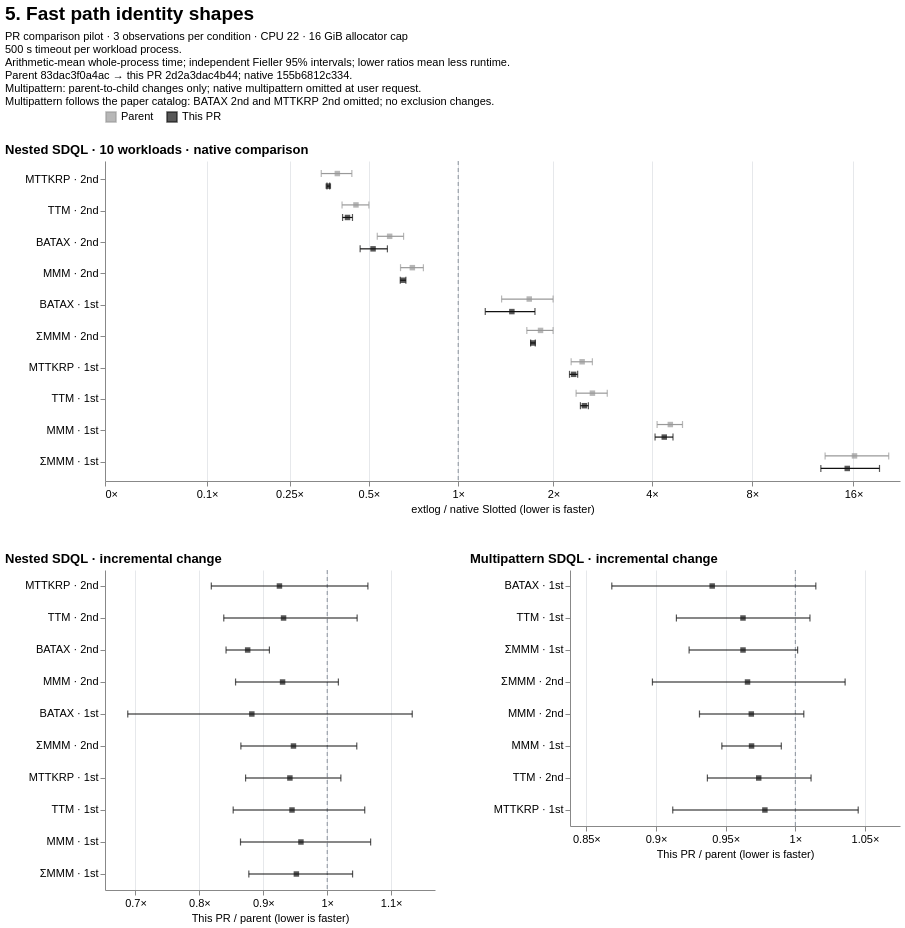

Express this chart as Vega-Lite.
### Vega-Lite specification from a JSON file in a GitHub repository (floating-point values rounded to 4 significant figures)
{"$schema": "https://vega.github.io/schema/vega-lite/v6.json", "background": "white", "title": {"text": "5. Fast path identity shapes", "anchor": "start", "fontSize": 19, "subtitle": ["PR comparison pilot · 3 observations per condition · CPU 22 · 16 GiB allocator cap", "500 s timeout per workload process.", "Arithmetic-mean whole-process time; independent Fieller 95% intervals; lower ratios mean less runtime.", "Parent 83dac3f0a4ac → this PR 2d2a3dac4b44; native 155b6812c334.", "Multipattern: parent-to-child changes only; native multipattern omitted at user request.", "Multipattern follows the paper catalog: BATAX 2nd and MTTKRP 2nd omitted; no exclusion changes."], "subtitleFontSize": 11, "subtitlePadding": 7}, "vconcat": [{"title": {"text": "Nested SDQL · 10 workloads · native comparison", "anchor": "start"}, "width": 795, "height": 320, "data": {"values": [{"file_path": "benchmarks/slotted/inputs/sdql/batax_1st-44rules.egg", "logical_id": "sha256:a54ad7e75e98f1e8e03f3cd6930d96e882fb9111af797b6474cdb3423f804bcf", "metric": "wall_sec", "baseline": {"point": 57.27, "ci_low": 54.44, "ci_high": 60.1}, "candidate": {"point": 96.32, "ci_low": 79.3, "ci_high": 113.3}, "ratio": 1.682, "ci_low": 1.377, "ci_high": 1.995, "issue": null, "result_class": "higher", "workload": "BATAX · 1st", "series": "Parent"}, {"file_path": "benchmarks/slotted/inputs/sdql/batax_2nd-44rules.egg", "logical_id": "sha256:672f41d86108caebad81453f4e5a294e3f6902364e2d1dc98caa4a33fd863fec", "metric": "wall_sec", "baseline": {"point": 90.46, "ci_low": 81.1, "ci_high": 99.82}, "candidate": {"point": 53.43, "ci_low": 52.89, "ci_high": 53.97}, "ratio": 0.5907, "ci_low": 0.535, "ci_high": 0.6591, "issue": null, "result_class": "lower", "workload": "BATAX · 2nd", "series": "Parent"}, {"file_path": "benchmarks/slotted/inputs/sdql/mmm_1st-44rules.egg", "logical_id": "sha256:f1a4e04893e22ebe1e75028b0458b41a6bfc4375a598bfdfdc3014f2d33524b6", "metric": "wall_sec", "baseline": {"point": 0.07841, "ci_low": 0.07721, "ci_high": 0.0796}, "candidate": {"point": 0.3562, "ci_low": 0.3253, "ci_high": 0.387}, "ratio": 4.542, "ci_low": 4.144, "ci_high": 4.943, "issue": null, "result_class": "higher", "workload": "MMM · 1st", "series": "Parent"}, {"file_path": "benchmarks/slotted/inputs/sdql/mmm_2nd-44rules.egg", "logical_id": "sha256:7a6b9da8fd10903379abd51ebc36b350c4237ed3e855bd5d2ba9ac437dd0998a", "metric": "wall_sec", "baseline": {"point": 3.314, "ci_low": 3.242, "ci_high": 3.385}, "candidate": {"point": 2.338, "ci_low": 2.138, "ci_high": 2.539}, "ratio": 0.7057, "ci_low": 0.6436, "ci_high": 0.7684, "issue": null, "result_class": "lower", "workload": "MMM · 2nd", "series": "Parent"}, {"file_path": "benchmarks/slotted/inputs/sdql/mmm_sum_1st-44rules.egg", "logical_id": "sha256:918887cd59eed90681b1a2c9e320d8aa945df69df8712a79c7545c766943fd90", "metric": "wall_sec", "baseline": {"point": 0.01117, "ci_low": 0.008961, "ci_high": 0.01337}, "candidate": {"point": 0.1799, "ci_low": 0.1648, "ci_high": 0.195}, "ratio": 16.11, "ci_low": 13.18, "ci_high": 20.35, "issue": null, "result_class": "higher", "workload": "ΣMMM · 1st", "series": "Parent"}, {"file_path": "benchmarks/slotted/inputs/sdql/mmm_sum_2nd-44rules.egg", "logical_id": "sha256:d72a2dec36974b60f39b8b47c2801b6fb2ccc5f709e5012a20d335c26e7d3534", "metric": "wall_sec", "baseline": {"point": 0.3331, "ci_low": 0.331, "ci_high": 0.3352}, "candidate": {"point": 0.6074, "ci_low": 0.5505, "ci_high": 0.6642}, "ratio": 1.824, "ci_low": 1.653, "ci_high": 1.995, "issue": null, "result_class": "higher", "workload": "ΣMMM · 2nd", "series": "Parent"}, {"file_path": "benchmarks/slotted/inputs/sdql/mttkrp_1st-44rules.egg", "logical_id": "sha256:78ba1df06cfada4d79a719cc6c4d87116a65da1e83802b8e83cf8cbaefc96c3f", "metric": "wall_sec", "baseline": {"point": 0.2854, "ci_low": 0.2823, "ci_high": 0.2885}, "candidate": {"point": 0.6996, "ci_low": 0.6478, "ci_high": 0.7514}, "ratio": 2.451, "ci_low": 2.268, "ci_high": 2.635, "issue": null, "result_class": "higher", "workload": "MTTKRP · 1st", "series": "Parent"}, {"file_path": "benchmarks/slotted/inputs/sdql/mttkrp_2nd-44rules.egg", "logical_id": "sha256:a2ec4397f62ca91b6d4f01038a2272fd5eaa1580958e515397abdaf7bbdd6066", "metric": "wall_sec", "baseline": {"point": 28.96, "ci_low": 28.67, "ci_high": 29.24}, "candidate": {"point": 11.12, "ci_low": 9.678, "ci_high": 12.57}, "ratio": 0.3842, "ci_low": 0.3341, "ci_high": 0.4343, "issue": null, "result_class": "lower", "workload": "MTTKRP · 2nd", "series": "Parent"}, {"file_path": "benchmarks/slotted/inputs/sdql/ttm_1st-44rules.egg", "logical_id": "sha256:cc81a3b928cf05fe2b52d6cd5bb13d7ab4fdab385216713c62bd1a705c63a0f2", "metric": "wall_sec", "baseline": {"point": 0.18, "ci_low": 0.1756, "ci_high": 0.1843}, "candidate": {"point": 0.4744, "ci_low": 0.4237, "ci_high": 0.525}, "ratio": 2.636, "ci_low": 2.349, "ci_high": 2.926, "issue": null, "result_class": "higher", "workload": "TTM · 1st", "series": "Parent"}, {"file_path": "benchmarks/slotted/inputs/sdql/ttm_2nd-44rules.egg", "logical_id": "sha256:dc2baf8706632e5e67d813fb05c8560a35caca32d6e4a26cdd83a8ddf36451a1", "metric": "wall_sec", "baseline": {"point": 10.42, "ci_low": 10.11, "ci_high": 10.73}, "candidate": {"point": 4.683, "ci_low": 4.182, "ci_high": 5.184}, "ratio": 0.4495, "ci_low": 0.3999, "ci_high": 0.4998, "issue": null, "result_class": "lower", "workload": "TTM · 2nd", "series": "Parent"}, {"file_path": "benchmarks/slotted/inputs/sdql/batax_1st-44rules.egg", "logical_id": "sha256:a54ad7e75e98f1e8e03f3cd6930d96e882fb9111af797b6474cdb3423f804bcf", "metric": "wall_sec", "baseline": {"point": 57.27, "ci_low": 54.44, "ci_high": 60.1}, "candidate": {"point": 84.96, "ci_low": 70.38, "ci_high": 99.53}, "ratio": 1.483, "ci_low": 1.222, "ci_high": 1.752, "issue": null, "result_class": "higher", "workload": "BATAX · 1st", "series": "This PR"}, {"file_path": "benchmarks/slotted/inputs/sdql/batax_2nd-44rules.egg", "logical_id": "sha256:672f41d86108caebad81453f4e5a294e3f6902364e2d1dc98caa4a33fd863fec", "metric": "wall_sec", "baseline": {"point": 90.46, "ci_low": 81.1, "ci_high": 99.82}, "candidate": {"point": 46.78, "ci_low": 45.03, "ci_high": 48.53}, "ratio": 0.5171, "ci_low": 0.4653, "ci_high": 0.5802, "issue": null, "result_class": "lower", "workload": "BATAX · 2nd", "series": "This PR"}, {"file_path": "benchmarks/slotted/inputs/sdql/mmm_1st-44rules.egg", "logical_id": "sha256:f1a4e04893e22ebe1e75028b0458b41a6bfc4375a598bfdfdc3014f2d33524b6", "metric": "wall_sec", "baseline": {"point": 0.07841, "ci_low": 0.07721, "ci_high": 0.0796}, "candidate": {"point": 0.3415, "ci_low": 0.3209, "ci_high": 0.3621}, "ratio": 4.356, "ci_low": 4.086, "ci_high": 4.628, "issue": null, "result_class": "higher", "workload": "MMM · 1st", "series": "This PR"}, {"file_path": "benchmarks/slotted/inputs/sdql/mmm_2nd-44rules.egg", "logical_id": "sha256:7a6b9da8fd10903379abd51ebc36b350c4237ed3e855bd5d2ba9ac437dd0998a", "metric": "wall_sec", "baseline": {"point": 3.314, "ci_low": 3.242, "ci_high": 3.385}, "candidate": {"point": 2.175, "ci_low": 2.167, "ci_high": 2.183}, "ratio": 0.6564, "ci_low": 0.6423, "ci_high": 0.671, "issue": null, "result_class": "lower", "workload": "MMM · 2nd", "series": "This PR"}, {"file_path": "benchmarks/slotted/inputs/sdql/mmm_sum_1st-44rules.egg", "logical_id": "sha256:918887cd59eed90681b1a2c9e320d8aa945df69df8712a79c7545c766943fd90", "metric": "wall_sec", "baseline": {"point": 0.01117, "ci_low": 0.008961, "ci_high": 0.01337}, "candidate": {"point": 0.1712, "ci_low": 0.1693, "ci_high": 0.1731}, "ratio": 15.33, "ci_low": 12.8, "ci_high": 19.11, "issue": null, "result_class": "higher", "workload": "ΣMMM · 1st", "series": "This PR"}, {"file_path": "benchmarks/slotted/inputs/sdql/mmm_sum_2nd-44rules.egg", "logical_id": "sha256:d72a2dec36974b60f39b8b47c2801b6fb2ccc5f709e5012a20d335c26e7d3534", "metric": "wall_sec", "baseline": {"point": 0.3331, "ci_low": 0.331, "ci_high": 0.3352}, "candidate": {"point": 0.5753, "ci_low": 0.5664, "ci_high": 0.5842}, "ratio": 1.727, "ci_low": 1.698, "ci_high": 1.756, "issue": null, "result_class": "higher", "workload": "ΣMMM · 2nd", "series": "This PR"}, {"file_path": "benchmarks/slotted/inputs/sdql/mttkrp_1st-44rules.egg", "logical_id": "sha256:78ba1df06cfada4d79a719cc6c4d87116a65da1e83802b8e83cf8cbaefc96c3f", "metric": "wall_sec", "baseline": {"point": 0.2854, "ci_low": 0.2823, "ci_high": 0.2885}, "candidate": {"point": 0.6588, "ci_low": 0.6411, "ci_high": 0.6764}, "ratio": 2.308, "ci_low": 2.242, "ci_high": 2.375, "issue": null, "result_class": "higher", "workload": "MTTKRP · 1st", "series": "This PR"}, {"file_path": "benchmarks/slotted/inputs/sdql/mttkrp_2nd-44rules.egg", "logical_id": "sha256:a2ec4397f62ca91b6d4f01038a2272fd5eaa1580958e515397abdaf7bbdd6066", "metric": "wall_sec", "baseline": {"point": 28.96, "ci_low": 28.67, "ci_high": 29.24}, "candidate": {"point": 10.29, "ci_low": 10.23, "ci_high": 10.36}, "ratio": 0.3555, "ci_low": 0.3513, "ci_high": 0.3597, "issue": null, "result_class": "lower", "workload": "MTTKRP · 2nd", "series": "This PR"}, {"file_path": "benchmarks/slotted/inputs/sdql/ttm_1st-44rules.egg", "logical_id": "sha256:cc81a3b928cf05fe2b52d6cd5bb13d7ab4fdab385216713c62bd1a705c63a0f2", "metric": "wall_sec", "baseline": {"point": 0.18, "ci_low": 0.1756, "ci_high": 0.1843}, "candidate": {"point": 0.4482, "ci_low": 0.4418, "ci_high": 0.4546}, "ratio": 2.49, "ci_low": 2.422, "ci_high": 2.562, "issue": null, "result_class": "higher", "workload": "TTM · 1st", "series": "This PR"}, {"file_path": "benchmarks/slotted/inputs/sdql/ttm_2nd-44rules.egg", "logical_id": "sha256:dc2baf8706632e5e67d813fb05c8560a35caca32d6e4a26cdd83a8ddf36451a1", "metric": "wall_sec", "baseline": {"point": 10.42, "ci_low": 10.11, "ci_high": 10.73}, "candidate": {"point": 4.363, "ci_low": 4.237, "ci_high": 4.489}, "ratio": 0.4188, "ci_low": 0.4017, "ci_high": 0.4366, "issue": null, "result_class": "lower", "workload": "TTM · 2nd", "series": "This PR"}]}, "encoding": {"x": {"type": "quantitative", "scale": {"type": "symlog", "constant": 0.1, "domain": [0, 21.98], "nice": false}, "axis": {"title": "extlog / native Slotted (lower is faster)", "labelExpr": "format(datum.value,',~f') + '×'", "values": [-64, -16, -4, -1, 0, 0.1, 0.25, 0.5, 1, 2, 4, 8, 16, 32, 64, 128, 256], "labelOverlap": "greedy", "grid": true}}, "y": {"field": "workload", "type": "nominal", "sort": ["MTTKRP · 2nd", "TTM · 2nd", "BATAX · 2nd", "MMM · 2nd", "BATAX · 1st", "ΣMMM · 2nd", "MTTKRP · 1st", "TTM · 1st", "MMM · 1st", "ΣMMM · 1st"], "title": null, "axis": {"labelLimit": 130, "minExtent": 100}}, "yOffset": {"field": "series", "sort": ["Parent", "This PR"], "scale": {"domain": ["Parent", "This PR"]}}, "color": {"field": "series", "type": "nominal", "title": null, "scale": {"domain": ["Parent", "This PR"], "range": ["#999999", "#111111"]}, "legend": {"orient": "top", "symbolType": "square"}}}, "layer": [{"mark": {"type": "rule", "color": "#89919b", "strokeDash": [4, 3]}, "encoding": {"x": {"datum": 1}, "y": {"value": 0}, "y2": {"value": 320}, "yOffset": {"value": 0}, "color": {"value": "#89919b"}}, "transform": [{"aggregate": [{"op": "count", "as": "n"}]}]}, {"mark": {"type": "rule", "strokeWidth": 1.2}, "encoding": {"x": {"field": "ci_low"}, "x2": {"field": "ci_high"}}, "transform": [{"filter": "isValid(datum.ci_low) && isValid(datum.ci_high)"}]}, {"mark": {"type": "tick", "orient": "vertical", "size": 7, "thickness": 1.2}, "encoding": {"x": {"field": "ci_low"}}, "transform": [{"filter": "isValid(datum.ci_low)"}]}, {"mark": {"type": "tick", "orient": "vertical", "size": 7, "thickness": 1.2}, "encoding": {"x": {"field": "ci_high"}}, "transform": [{"filter": "isValid(datum.ci_high)"}]}, {"mark": {"type": "point", "filled": true, "shape": "square", "size": 30}, "encoding": {"x": {"field": "ratio"}, "tooltip": [{"field": "workload"}, {"field": "series"}, {"field": "ratio"}, {"field": "ci_low"}, {"field": "ci_high"}, {"field": "issue"}]}}, {"mark": {"type": "text", "align": "left", "dx": 7, "fontSize": 9}, "encoding": {"x": {"field": "ratio"}, "text": {"field": "issue"}}, "transform": [{"filter": "isValid(datum.issue) && datum.issue !== ''"}]}]}, {"hconcat": [{"title": {"text": "Nested SDQL · incremental change", "anchor": "start"}, "width": 330, "height": 320, "data": {"values": [{"file_path": "benchmarks/slotted/inputs/sdql/batax_1st-44rules.egg", "logical_id": "sha256:a54ad7e75e98f1e8e03f3cd6930d96e882fb9111af797b6474cdb3423f804bcf", "metric": "wall_sec", "baseline": {"point": 96.32, "ci_low": 79.3, "ci_high": 113.3}, "candidate": {"point": 84.96, "ci_low": 70.38, "ci_high": 99.53}, "ratio": 0.882, "ci_low": 0.6879, "ci_high": 1.133, "issue": null, "result_class": "unclear", "workload": "BATAX · 1st", "series": "This PR / parent"}, {"file_path": "benchmarks/slotted/inputs/sdql/batax_2nd-44rules.egg", "logical_id": "sha256:672f41d86108caebad81453f4e5a294e3f6902364e2d1dc98caa4a33fd863fec", "metric": "wall_sec", "baseline": {"point": 53.43, "ci_low": 52.89, "ci_high": 53.97}, "candidate": {"point": 46.78, "ci_low": 45.03, "ci_high": 48.53}, "ratio": 0.8755, "ci_low": 0.8417, "ci_high": 0.9096, "issue": null, "result_class": "lower", "workload": "BATAX · 2nd", "series": "This PR / parent"}, {"file_path": "benchmarks/slotted/inputs/sdql/mmm_1st-44rules.egg", "logical_id": "sha256:f1a4e04893e22ebe1e75028b0458b41a6bfc4375a598bfdfdc3014f2d33524b6", "metric": "wall_sec", "baseline": {"point": 0.3562, "ci_low": 0.3253, "ci_high": 0.387}, "candidate": {"point": 0.3415, "ci_low": 0.3209, "ci_high": 0.3621}, "ratio": 0.9589, "ci_low": 0.8643, "ci_high": 1.068, "issue": null, "result_class": "unclear", "workload": "MMM · 1st", "series": "This PR / parent"}, {"file_path": "benchmarks/slotted/inputs/sdql/mmm_2nd-44rules.egg", "logical_id": "sha256:7a6b9da8fd10903379abd51ebc36b350c4237ed3e855bd5d2ba9ac437dd0998a", "metric": "wall_sec", "baseline": {"point": 2.338, "ci_low": 2.138, "ci_high": 2.539}, "candidate": {"point": 2.175, "ci_low": 2.167, "ci_high": 2.183}, "ratio": 0.9301, "ci_low": 0.8566, "ci_high": 1.017, "issue": null, "result_class": "unclear", "workload": "MMM · 2nd", "series": "This PR / parent"}, {"file_path": "benchmarks/slotted/inputs/sdql/mmm_sum_1st-44rules.egg", "logical_id": "sha256:918887cd59eed90681b1a2c9e320d8aa945df69df8712a79c7545c766943fd90", "metric": "wall_sec", "baseline": {"point": 0.1799, "ci_low": 0.1648, "ci_high": 0.195}, "candidate": {"point": 0.1712, "ci_low": 0.1693, "ci_high": 0.1731}, "ratio": 0.9517, "ci_low": 0.8773, "ci_high": 1.04, "issue": null, "result_class": "unclear", "workload": "ΣMMM · 1st", "series": "This PR / parent"}, {"file_path": "benchmarks/slotted/inputs/sdql/mmm_sum_2nd-44rules.egg", "logical_id": "sha256:d72a2dec36974b60f39b8b47c2801b6fb2ccc5f709e5012a20d335c26e7d3534", "metric": "wall_sec", "baseline": {"point": 0.6074, "ci_low": 0.5505, "ci_high": 0.6642}, "candidate": {"point": 0.5753, "ci_low": 0.5664, "ci_high": 0.5842}, "ratio": 0.9472, "ci_low": 0.8649, "ci_high": 1.046, "issue": null, "result_class": "unclear", "workload": "ΣMMM · 2nd", "series": "This PR / parent"}, {"file_path": "benchmarks/slotted/inputs/sdql/mttkrp_1st-44rules.egg", "logical_id": "sha256:78ba1df06cfada4d79a719cc6c4d87116a65da1e83802b8e83cf8cbaefc96c3f", "metric": "wall_sec", "baseline": {"point": 0.6996, "ci_low": 0.6478, "ci_high": 0.7514}, "candidate": {"point": 0.6588, "ci_low": 0.6411, "ci_high": 0.6764}, "ratio": 0.9416, "ci_low": 0.8722, "ci_high": 1.021, "issue": null, "result_class": "unclear", "workload": "MTTKRP · 1st", "series": "This PR / parent"}, {"file_path": "benchmarks/slotted/inputs/sdql/mttkrp_2nd-44rules.egg", "logical_id": "sha256:a2ec4397f62ca91b6d4f01038a2272fd5eaa1580958e515397abdaf7bbdd6066", "metric": "wall_sec", "baseline": {"point": 11.12, "ci_low": 9.678, "ci_high": 12.57}, "candidate": {"point": 10.29, "ci_low": 10.23, "ci_high": 10.36}, "ratio": 0.9252, "ci_low": 0.8186, "ci_high": 1.064, "issue": null, "result_class": "unclear", "workload": "MTTKRP · 2nd", "series": "This PR / parent"}, {"file_path": "benchmarks/slotted/inputs/sdql/ttm_1st-44rules.egg", "logical_id": "sha256:cc81a3b928cf05fe2b52d6cd5bb13d7ab4fdab385216713c62bd1a705c63a0f2", "metric": "wall_sec", "baseline": {"point": 0.4744, "ci_low": 0.4237, "ci_high": 0.525}, "candidate": {"point": 0.4482, "ci_low": 0.4418, "ci_high": 0.4546}, "ratio": 0.9449, "ci_low": 0.8529, "ci_high": 1.059, "issue": null, "result_class": "unclear", "workload": "TTM · 1st", "series": "This PR / parent"}, {"file_path": "benchmarks/slotted/inputs/sdql/ttm_2nd-44rules.egg", "logical_id": "sha256:dc2baf8706632e5e67d813fb05c8560a35caca32d6e4a26cdd83a8ddf36451a1", "metric": "wall_sec", "baseline": {"point": 4.683, "ci_low": 4.182, "ci_high": 5.184}, "candidate": {"point": 4.363, "ci_low": 4.237, "ci_high": 4.489}, "ratio": 0.9317, "ci_low": 0.8381, "ci_high": 1.047, "issue": null, "result_class": "unclear", "workload": "TTM · 2nd", "series": "This PR / parent"}]}, "encoding": {"x": {"type": "quantitative", "scale": {"type": "linear", "domain": [0.6523, 1.169], "nice": false}, "axis": {"title": "This PR / parent (lower is faster)", "labelExpr": "format(datum.value,',~f') + '×'", "labelOverlap": "greedy", "grid": true, "tickCount": 7}}, "y": {"field": "workload", "type": "nominal", "sort": ["MTTKRP · 2nd", "TTM · 2nd", "BATAX · 2nd", "MMM · 2nd", "BATAX · 1st", "ΣMMM · 2nd", "MTTKRP · 1st", "TTM · 1st", "MMM · 1st", "ΣMMM · 1st"], "title": null, "axis": {"labelLimit": 130, "minExtent": 100}}, "color": {"value": "#111111"}}, "layer": [{"mark": {"type": "rule", "color": "#89919b", "strokeDash": [4, 3]}, "encoding": {"x": {"datum": 1}, "y": {"value": 0}, "y2": {"value": 320}, "yOffset": {"value": 0}, "color": {"value": "#89919b"}}, "transform": [{"aggregate": [{"op": "count", "as": "n"}]}]}, {"mark": {"type": "rule", "strokeWidth": 1.2}, "encoding": {"x": {"field": "ci_low"}, "x2": {"field": "ci_high"}}, "transform": [{"filter": "isValid(datum.ci_low) && isValid(datum.ci_high)"}]}, {"mark": {"type": "tick", "orient": "vertical", "size": 7, "thickness": 1.2}, "encoding": {"x": {"field": "ci_low"}}, "transform": [{"filter": "isValid(datum.ci_low)"}]}, {"mark": {"type": "tick", "orient": "vertical", "size": 7, "thickness": 1.2}, "encoding": {"x": {"field": "ci_high"}}, "transform": [{"filter": "isValid(datum.ci_high)"}]}, {"mark": {"type": "point", "filled": true, "shape": "square", "size": 30}, "encoding": {"x": {"field": "ratio"}, "tooltip": [{"field": "workload"}, {"field": "series"}, {"field": "ratio"}, {"field": "ci_low"}, {"field": "ci_high"}, {"field": "issue"}]}}, {"mark": {"type": "text", "align": "left", "dx": 7, "fontSize": 9}, "encoding": {"x": {"field": "ratio"}, "text": {"field": "issue"}}, "transform": [{"filter": "isValid(datum.issue) && datum.issue !== ''"}]}]}, {"title": {"text": "Multipattern SDQL · incremental change", "anchor": "start"}, "width": 330, "height": 256, "data": {"values": [{"file_path": "benchmarks/slotted/inputs/sdql/batax_1st-44rules.egg", "logical_id": "sha256:a54ad7e75e98f1e8e03f3cd6930d96e882fb9111af797b6474cdb3423f804bcf", "metric": "wall_sec", "baseline": {"point": 86.79, "ci_low": 83.75, "ci_high": 89.84}, "candidate": {"point": 81.61, "ci_low": 75.95, "ci_high": 87.28}, "ratio": 0.9403, "ci_low": 0.8683, "ci_high": 1.015, "issue": null, "result_class": "unclear", "workload": "BATAX · 1st", "series": "This PR / parent"}, {"file_path": "benchmarks/slotted/inputs/sdql/mmm_1st-44rules.egg", "logical_id": "sha256:f1a4e04893e22ebe1e75028b0458b41a6bfc4375a598bfdfdc3014f2d33524b6", "metric": "wall_sec", "baseline": {"point": 0.4379, "ci_low": 0.4363, "ci_high": 0.4396}, "candidate": {"point": 0.4242, "ci_low": 0.415, "ci_high": 0.4334}, "ratio": 0.9686, "ci_low": 0.9472, "ci_high": 0.9899, "issue": null, "result_class": "lower", "workload": "MMM · 1st", "series": "This PR / parent"}, {"file_path": "benchmarks/slotted/inputs/sdql/mmm_2nd-44rules.egg", "logical_id": "sha256:7a6b9da8fd10903379abd51ebc36b350c4237ed3e855bd5d2ba9ac437dd0998a", "metric": "wall_sec", "baseline": {"point": 5.77, "ci_low": 5.68, "ci_high": 5.859}, "candidate": {"point": 5.587, "ci_low": 5.39, "ci_high": 5.785}, "ratio": 0.9684, "ci_low": 0.9312, "ci_high": 1.006, "issue": null, "result_class": "unclear", "workload": "MMM · 2nd", "series": "This PR / parent"}, {"file_path": "benchmarks/slotted/inputs/sdql/mmm_sum_1st-44rules.egg", "logical_id": "sha256:918887cd59eed90681b1a2c9e320d8aa945df69df8712a79c7545c766943fd90", "metric": "wall_sec", "baseline": {"point": 0.187, "ci_low": 0.184, "ci_high": 0.19}, "candidate": {"point": 0.18, "ci_low": 0.1733, "ci_high": 0.1867}, "ratio": 0.9624, "ci_low": 0.9238, "ci_high": 1.002, "issue": null, "result_class": "unclear", "workload": "ΣMMM · 1st", "series": "This PR / parent"}, {"file_path": "benchmarks/slotted/inputs/sdql/mmm_sum_2nd-44rules.egg", "logical_id": "sha256:d72a2dec36974b60f39b8b47c2801b6fb2ccc5f709e5012a20d335c26e7d3534", "metric": "wall_sec", "baseline": {"point": 0.8802, "ci_low": 0.8533, "ci_high": 0.9071}, "candidate": {"point": 0.85, "ci_low": 0.795, "ci_high": 0.905}, "ratio": 0.9657, "ci_low": 0.8974, "ci_high": 1.036, "issue": null, "result_class": "unclear", "workload": "ΣMMM · 2nd", "series": "This PR / parent"}, {"file_path": "benchmarks/slotted/inputs/sdql/mttkrp_1st-44rules.egg", "logical_id": "sha256:78ba1df06cfada4d79a719cc6c4d87116a65da1e83802b8e83cf8cbaefc96c3f", "metric": "wall_sec", "baseline": {"point": 1.076, "ci_low": 1.054, "ci_high": 1.099}, "candidate": {"point": 1.053, "ci_low": 0.9846, "ci_high": 1.121}, "ratio": 0.9781, "ci_low": 0.912, "ci_high": 1.045, "issue": null, "result_class": "unclear", "workload": "MTTKRP · 1st", "series": "This PR / parent"}, {"file_path": "benchmarks/slotted/inputs/sdql/ttm_1st-44rules.egg", "logical_id": "sha256:cc81a3b928cf05fe2b52d6cd5bb13d7ab4fdab385216713c62bd1a705c63a0f2", "metric": "wall_sec", "baseline": {"point": 0.5724, "ci_low": 0.5654, "ci_high": 0.5794}, "candidate": {"point": 0.5509, "ci_low": 0.5243, "ci_high": 0.5775}, "ratio": 0.9624, "ci_low": 0.9146, "ci_high": 1.01, "issue": null, "result_class": "unclear", "workload": "TTM · 1st", "series": "This PR / parent"}, {"file_path": "benchmarks/slotted/inputs/sdql/ttm_2nd-44rules.egg", "logical_id": "sha256:dc2baf8706632e5e67d813fb05c8560a35caca32d6e4a26cdd83a8ddf36451a1", "metric": "wall_sec", "baseline": {"point": 10.8, "ci_low": 10.59, "ci_high": 11.01}, "candidate": {"point": 10.52, "ci_low": 10.17, "ci_high": 10.86}, "ratio": 0.9737, "ci_low": 0.9369, "ci_high": 1.011, "issue": null, "result_class": "unclear", "workload": "TTM · 2nd", "series": "This PR / parent"}]}, "encoding": {"x": {"type": "quantitative", "scale": {"type": "linear", "domain": [0.8383, 1.075], "nice": false}, "axis": {"title": "This PR / parent (lower is faster)", "labelExpr": "format(datum.value,',~f') + '×'", "labelOverlap": "greedy", "grid": true, "tickCount": 7}}, "y": {"field": "workload", "type": "nominal", "sort": ["BATAX · 1st", "TTM · 1st", "ΣMMM · 1st", "ΣMMM · 2nd", "MMM · 2nd", "MMM · 1st", "TTM · 2nd", "MTTKRP · 1st"], "title": null, "axis": {"labelLimit": 130, "minExtent": 100}}, "color": {"value": "#111111"}}, "layer": [{"mark": {"type": "rule", "color": "#89919b", "strokeDash": [4, 3]}, "encoding": {"x": {"datum": 1}, "y": {"value": 0}, "y2": {"value": 256}, "yOffset": {"value": 0}, "color": {"value": "#89919b"}}, "transform": [{"aggregate": [{"op": "count", "as": "n"}]}]}, {"mark": {"type": "rule", "strokeWidth": 1.2}, "encoding": {"x": {"field": "ci_low"}, "x2": {"field": "ci_high"}}, "transform": [{"filter": "isValid(datum.ci_low) && isValid(datum.ci_high)"}]}, {"mark": {"type": "tick", "orient": "vertical", "size": 7, "thickness": 1.2}, "encoding": {"x": {"field": "ci_low"}}, "transform": [{"filter": "isValid(datum.ci_low)"}]}, {"mark": {"type": "tick", "orient": "vertical", "size": 7, "thickness": 1.2}, "encoding": {"x": {"field": "ci_high"}}, "transform": [{"filter": "isValid(datum.ci_high)"}]}, {"mark": {"type": "point", "filled": true, "shape": "square", "size": 30}, "encoding": {"x": {"field": "ratio"}, "tooltip": [{"field": "workload"}, {"field": "series"}, {"field": "ratio"}, {"field": "ci_low"}, {"field": "ci_high"}, {"field": "issue"}]}}, {"mark": {"type": "text", "align": "left", "dx": 7, "fontSize": 9}, "encoding": {"x": {"field": "ratio"}, "text": {"field": "issue"}}, "transform": [{"filter": "isValid(datum.issue) && datum.issue !== ''"}]}]}], "spacing": 35}], "spacing": 38, "resolve": {"scale": {"color": "shared"}}, "config": {"font": "Arial", "view": {"stroke": null}, "axis": {"labelFontSize": 11, "titleFontSize": 11, "titleFontWeight": "normal", "gridColor": "#e6e8eb"}, "title": {"fontSize": 13}, "legend": {"labelFontSize": 11}}}
